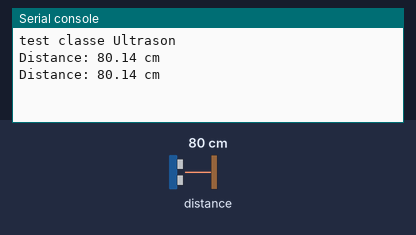
The program below on a simulated Raspberry Pi Pico running MicroPython. Parts: the last lines printed to the serial console. Inputs (shaded band) come from the test bench; at power-on: distance to the obstacle 80 cm. The echo pulse lasts 58.3 µs per cm.

Above: at 1.2 s.
1.3 s: distance to the obstacle set to 2 cm
At 2.6 s:
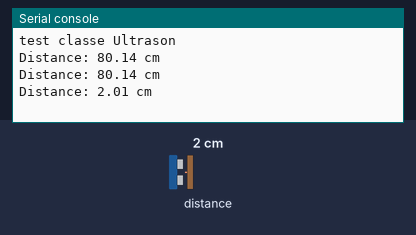
2.8 s: distance to the obstacle set to 4 cm
At 3.8 s:
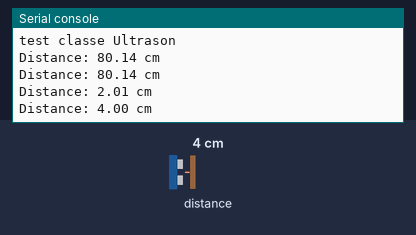
Timing chart, 0 to 5.8 s (numbered marks = the images above; inputs shaded):
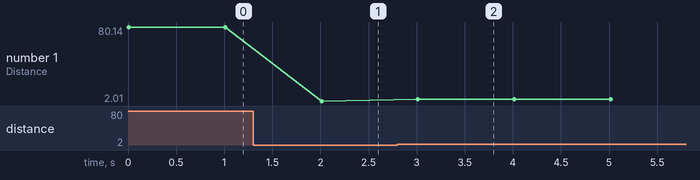

The program:

ultrason_basic.py
```python
from machine import Pin, time_pulse_us
from utime import sleep_us
import time

class Ultrason:
    """
    Driver to use the untrasonic sensor HC-SR04.
    The sensor range is between 2cm and 4m.

    The timeouts received listening to echo pin are converted to OSError('Out of range')

    """
    # echo_timeout_us is based in chip range limit (400cm)
    def __init__(self, trigger_pin, echo_pin, echo_timeout_us=500*2*30):
        """
        trigger_pin: Output pin to send pulses
        echo_pin: Readonly pin to measure the distance. The pin should be protected with 1k resistor
        echo_timeout_us: Timeout in microseconds to listen to echo pin.
        By default is based in sensor limit range (4m)
        """
        self.echo_timeout_us = echo_timeout_us
        # Init trigger pin (out)
        self.trigger = Pin(trigger_pin, mode=Pin.OUT, pull=None)
        self.trigger.value(0)

        # Init echo pin (in)
        self.echo = Pin(echo_pin, mode=Pin.IN, pull=None)

    def _send_pulse_and_wait(self):
        """
        Send the pulse to trigger and listen on echo pin.
        We use the method `machine.time_pulse_us()` to get the microseconds until the echo is received.
        """
        self.trigger.value(0) # Stabilize the sensor
        sleep_us(5)
        self.trigger.value(1)
        # Send a 10us pulse.
        sleep_us(10)
        self.trigger.value(0)
        try:
            pulse_time = time_pulse_us(self.echo, 1, self.echo_timeout_us)
            # time_pulse_us returns -2 if there was timeout waiting for condition; and -1 if there was timeout during the main measurement. It DOES NOT raise an exception
            # ...as of MicroPython 1.17: http://docs.micropython.org/en/v1.17/library/machine.html#machine.time_pulse_us
            if pulse_time < 0:
                MAX_RANGE_IN_CM = const(500) # it's really ~400 but I've read people say they see it working up to ~460
                pulse_time = int(MAX_RANGE_IN_CM * 29.1) # 1cm each 29.1us
            return pulse_time
        except OSError as ex:
            if ex.args[0] == 110: # 110 = ETIMEDOUT
                raise OSError('Out of range')
            raise ex

    def distance_mm(self):
        """
        Get the distance in milimeters without floating point operations.
        """
        pulse_time = self._send_pulse_and_wait()

        # To calculate the distance we get the pulse_time and divide it by 2
        # (the pulse walk the distance twice) and by 29.1 becasue
        # the sound speed on air (343.2 m/s), that It's equivalent to
        # 0.34320 mm/us that is 1mm each 2.91us
        # pulse_time // 2 // 2.91 -> pulse_time // 5.82 -> pulse_time * 100 // 582
        mm = pulse_time * 100 // 582
        return mm

    def distance_cm(self):
        """
        Get the distance in centimeters with floating point operations.
        It returns a float
        """
        pulse_time = self._send_pulse_and_wait()

        # To calculate the distance we get the pulse_time and divide it by 2
        # (the pulse walk the distance twice) and by 29.1 becasue
        # the sound speed on air (343.2 m/s), that It's equivalent to
        # 0.034320 cm/us that is 1cm each 29.1us
        cms = (pulse_time / 2) / 29.1
        return cms


if __name__ == '__main__':

    print('test classe Ultrason')
    #sensor = Ultrason(trigger_pin=2, echo_pin=3) #Titan
    #sensor = Ultrason(trigger_pin=14, echo_pin=15) #PicoGo
    sensor = Ultrason(trigger_pin=1, echo_pin=0) #Goliath

    while True:
        distance = sensor.distance_cm()
        print('Distance:', "{0:2.2f}".format(distance), 'cm')
        time.sleep(1)
```

Measured:
- after the input at 1.3 s, the serial console: prints a new line after 0.71 s (image 1)
- after the input at 2.8 s, the serial console: prints a new line after 0.21 s (image 2)
- plotted number 1: 80.14 → 2.01 after the input at 1.3 s, 2.01 → 4 after the input at 2.8 s
